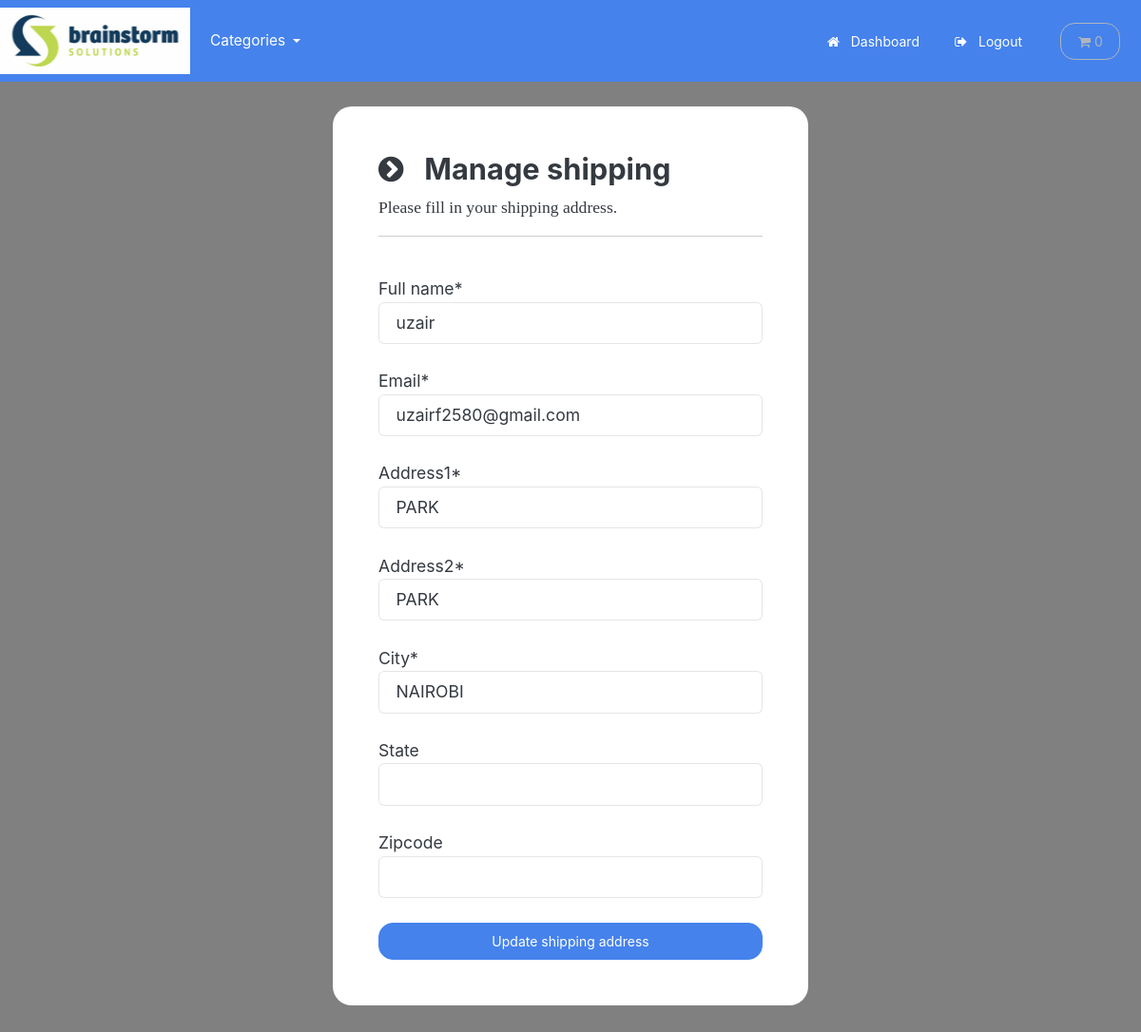
The page /account/manage-shipping (signed in) on the database as committed earlier.
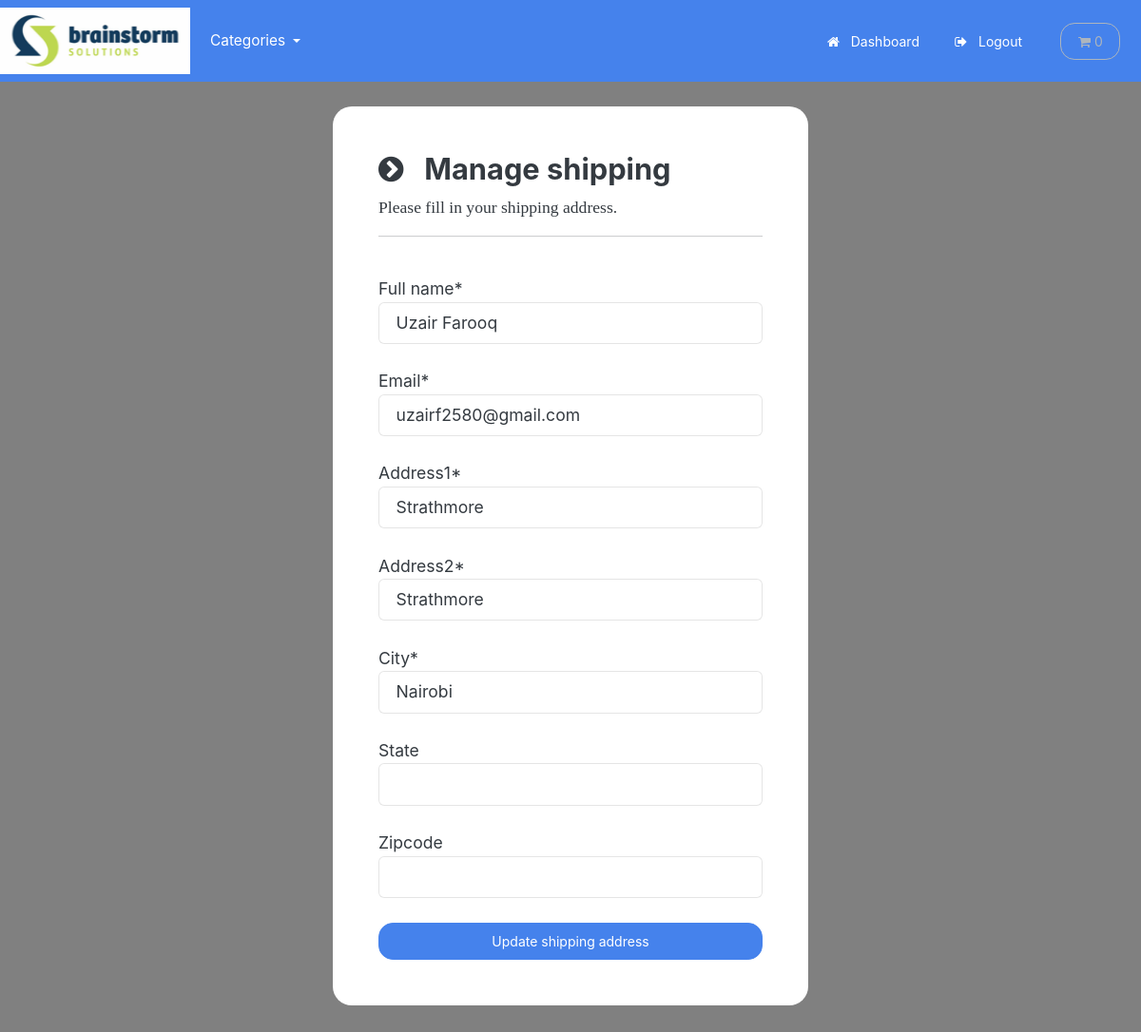
The same page on the database as committed later.
### payment/models.py (models this page shows, shortened)
class ShippingAddress(models.Model):
    full_name = models.CharField(max_length=300)
    email = models.EmailField(max_length=255)
    address1 = models.CharField(max_length=300)
    address2 = models.CharField(max_length=300)
    city = models.CharField(max_length=255)
    state = models.CharField(max_length=255, null=True, blank=True)
    zipcode = models.CharField(max_length=255, null=True, blank=True)
    user = models.ForeignKey(User, on_delete=models.CASCADE, null=True, blank=True)
    class Meta:
        verbose_name_plural = 'Shipping Address'

### account/views.py (the view, shortened to what this page needs)
# urls.py: path('manage-shipping', views.manage_shipping, name='manage-shipping'),
@login_required(login_url='my-login')
def manage_shipping(request):
    try:
        shipping = ShippingAddress.objects.get(user=request.user.id)
    except ShippingAddress.DoesNotExist:
        shipping = None
    form = ShippingForm(instance=shipping)
    context = {'form':form}
    return render(request, 'account/manage-shipping.html', context=context)

### payment/forms.py
class ShippingForm(forms.ModelForm):
    class Meta:
        model = ShippingAddress
        fields = ['full_name', 'email', 'address1', 'address2', 'city', 'state', 'zipcode']
        exclude = ['user',]

### cart/cart.py (called while the page is built)
    def __len__(self):
        return sum(item['qty'] for item in self.cart.values())

### cart/context_processors.py (called while the page is built)
def cart(request):
    return {'cart': Cart(request)}

### store/models.py (called while the page is built)
    def get_absolute_url(self):
        return reverse('list-category', args=[self.slug])

### store/views.py (called while the page is built)
def categories(request):
    all_categories = Category.objects.all()
    return{'all_categories': all_categories}

### account/templates/account/manage-shipping.html (shortened to what this page needs)
{% include "store/base.html" %}
{% load static %}
{% load crispy_forms_tags %}
{% block content %}
    <body>
        <br>
        <div class="container bg-white shadow-md p-5 form-layout">
            <h3> <i class="fa fa-chevron-circle-right" aria-hidden="true"></i> &nbsp; Manage shipping </h3>
            <p> Please fill in your shipping address. </p>
            <hr>
            <br>
            <form method="POST" autocomplete="off">
                {{form.full_name|as_crispy_field}}
                <br>
                {{form.email|as_crispy_field}}
                <br>
                {{form.address1|as_crispy_field}}
                <br>
                {{form.address2|as_crispy_field}}
                <br>
                {{form.city|as_crispy_field}}
                <br>
                {{form.state|as_crispy_field}}
                <br>
                {{form.zipcode|as_crispy_field}}
                <br>
                <button type="submit" class="btn btn-primary navbar-btn text-white w-100 p-2"> Update shipping address </button>
            </form>
        </div>
    </body>
{% endblock %}

Rows that differ between the two databases and show on the page:
changed ShippingAddress "uzairf2580@gmail.com": full_name "uzair" → "Uzair Farooq"; address1 "PARK" → "Strathmore"; address2 "PARK" → "Strathmore"; city "NAIROBI" → "Nairobi"
